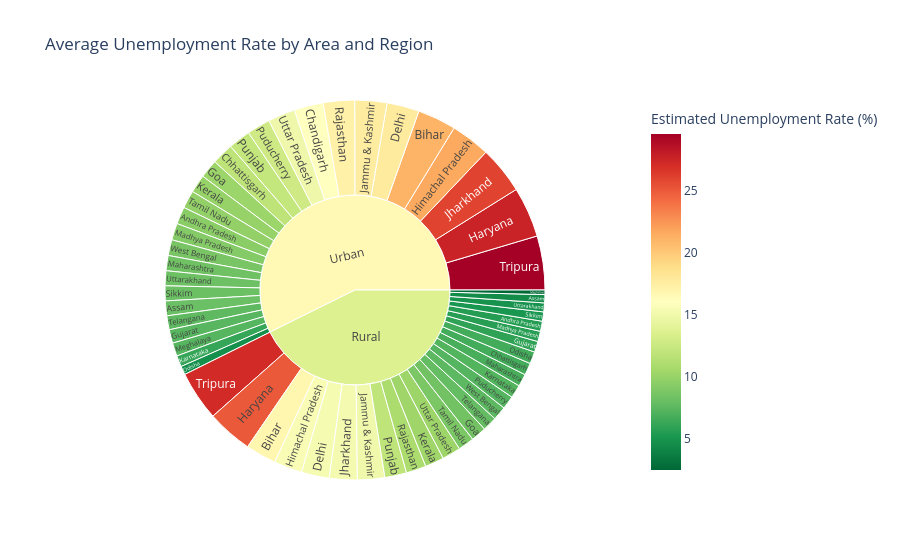

The notebook cell saved with this chart:
### Code cell
# Aggregate the data using the correct column name
sunburst_df = df.groupby(['Area', 'Region'])['Estimated Unemployment Rate (%)'].mean().reset_index()

# Create the chart
fig = px.sunburst(
    sunburst_df, 
    path=['Area', 'Region'], 
    values='Estimated Unemployment Rate (%)',
    color='Estimated Unemployment Rate (%)',
    color_continuous_scale='RdYlGn_r',
    title='Average Unemployment Rate by Area and Region'
)
fig.show()

### Figure 1 — Plotly figure (JSON) as saved in the notebook; plotly's stock layout.template omitted (floating-point values rounded to 4 significant figures)
{"data": [{"branchvalues": "total", "customdata": [[5.526], [4.491], [16.77], [6.629], [15.26], [8.39], [5.917], [25.01], [15.5], [14.95], [15.22], [7.224], [10.34], [5.654], [6.81], [2.475], [6.613], [7.263], [11.92], [10.93], [5.08], [8.776], [7.864], [27.17], [10.21], [4.882], [7.572], [9.428], [8.089], [21.07], [15.99], [11.85], [17.73], [10.16], [7.411], [27.55], [21.58], [17.55], [25.95], [6.128], [9.906], [9.159], [8.305], [7.302], [4.703], [12.75], [12.14], [17.19], [8.153], [9.793], [7.612], [29.53], [14.89], [8.162], [8.677], [13.57], [16.54]], "domain": {"x": [0, 1], "y": [0, 1]}, "hovertemplate": "labels=%{label}<br>Estimated Unemployment Rate (%)_sum=%{value}<br>parent=%{parent}<br>id=%{id}<br>Estimated Unemployment Rate (%)=%{color}<extra></extra>", "ids": ["Rural/Andhra Pradesh", "Rural/Assam", "Rural/Bihar", "Rural/Chhattisgarh", "Rural/Delhi", "Rural/Goa", "Rural/Gujarat", "Rural/Haryana", "Rural/Himachal Pradesh", "Rural/Jammu & Kashmir", "Rural/Jharkhand", "Rural/Karnataka", "Rural/Kerala", "Rural/Madhya Pradesh", "Rural/Maharashtra", "Rural/Meghalaya", "Rural/Odisha", "Rural/Puducherry", "Rural/Punjab", "Rural/Rajasthan", "Rural/Sikkim", "Rural/Tamil Nadu", "Rural/Telangana", "Rural/Tripura", "Rural/Uttar Pradesh", "Rural/Uttarakhand", "Rural/West Bengal", "Urban/Andhra Pradesh", "Urban/Assam", "Urban/Bihar", "Urban/Chandigarh", "Urban/Chhattisgarh", "Urban/Delhi", "Urban/Goa", "Urban/Gujarat", "Urban/Haryana", "Urban/Himachal Pradesh", "Urban/Jammu & Kashmir", "Urban/Jharkhand", "Urban/Karnataka", "Urban/Kerala", "Urban/Madhya Pradesh", "Urban/Maharashtra", "Urban/Meghalaya", "Urban/Odisha", "Urban/Puducherry", "Urban/Punjab", "Urban/Rajasthan", "Urban/Sikkim", "Urban/Tamil Nadu", "Urban/Telangana", "Urban/Tripura", "Urban/Uttar Pradesh", "Urban/Uttarakhand", "Urban/West Bengal", "Rural", "Urban"], "labels": ["Andhra Pradesh", "Assam", "Bihar", "Chhattisgarh", "Delhi", "Goa", "Gujarat", "Haryana", "Himachal Pradesh", "Jammu & Kashmir", "Jharkhand", "Karnataka", "Kerala", "Madhya Pradesh", "Maharashtra", "Meghalaya", "Odisha", "Puducherry", "Punjab", "Rajasthan", "Sikkim", "Tamil Nadu", "Telangana", "Tripura", "Uttar Pradesh", "Uttarakhand", "West Bengal", "Andhra Pradesh", "Assam", "Bihar", "Chandigarh", "Chhattisgarh", "Delhi", "Goa", "Gujarat", "Haryana", "Himachal Pradesh", "Jammu & Kashmir", "Jharkhand", "Karnataka", "Kerala", "Madhya Pradesh", "Maharashtra", "Meghalaya", "Odisha", "Puducherry", "Punjab", "Rajasthan", "Sikkim", "Tamil Nadu", "Telangana", "Tripura", "Uttar Pradesh", "Uttarakhand", "West Bengal", "Rural", "Urban"], "marker": {"coloraxis": "coloraxis", "colors": [5.526, 4.491, 16.77, 6.629, 15.26, 8.39, 5.917, 25.01, 15.5, 14.95, 15.22, 7.224, 10.34, 5.654, 6.81, 2.475, 6.613, 7.263, 11.92, 10.93, 5.08, 8.776, 7.864, 27.17, 10.21, 4.882, 7.572, 9.428, 8.089, 21.07, 15.99, 11.85, 17.73, 10.16, 7.411, 27.55, 21.58, 17.55, 25.95, 6.128, 9.906, 9.159, 8.305, 7.302, 4.703, 12.75, 12.14, 17.19, 8.153, 9.793, 7.612, 29.53, 14.89, 8.162, 8.677, 13.57, 16.54]}, "name": "", "parents": ["Rural", "Rural", "Rural", "Rural", "Rural", "Rural", "Rural", "Rural", "Rural", "Rural", "Rural", "Rural", "Rural", "Rural", "Rural", "Rural", "Rural", "Rural", "Rural", "Rural", "Rural", "Rural", "Rural", "Rural", "Rural", "Rural", "Rural", "Urban", "Urban", "Urban", "Urban", "Urban", "Urban", "Urban", "Urban", "Urban", "Urban", "Urban", "Urban", "Urban", "Urban", "Urban", "Urban", "Urban", "Urban", "Urban", "Urban", "Urban", "Urban", "Urban", "Urban", "Urban", "Urban", "Urban", "Urban", "", ""], "type": "sunburst", "values": [5.526, 4.491, 16.77, 6.629, 15.26, 8.39, 5.917, 25.01, 15.5, 14.95, 15.22, 7.224, 10.34, 5.654, 6.81, 2.475, 6.613, 7.263, 11.92, 10.93, 5.08, 8.776, 7.864, 27.17, 10.21, 4.882, 7.572, 9.428, 8.089, 21.07, 15.99, 11.85, 17.73, 10.16, 7.411, 27.55, 21.58, 17.55, 25.95, 6.128, 9.906, 9.159, 8.305, 7.302, 4.703, 12.75, 12.14, 17.19, 8.153, 9.793, 7.612, 29.53, 14.89, 8.162, 8.677, 274.5, 368.8]}], "layout": {"coloraxis": {"colorbar": {"title": {"text": "Estimated Unemployment Rate (%)"}}, "colorscale": [[0, "rgb(0,104,55)"], [0.1, "rgb(26,152,80)"], [0.2, "rgb(102,189,99)"], [0.3, "rgb(166,217,106)"], [0.4, "rgb(217,239,139)"], [0.5, "rgb(255,255,191)"], [0.6, "rgb(254,224,139)"], [0.7, "rgb(253,174,97)"], [0.8, "rgb(244,109,67)"], [0.9, "rgb(215,48,39)"], [1, "rgb(165,0,38)"]]}, "legend": {"tracegroupgap": 0}, "title": {"text": "Average Unemployment Rate by Area and Region"}}}
